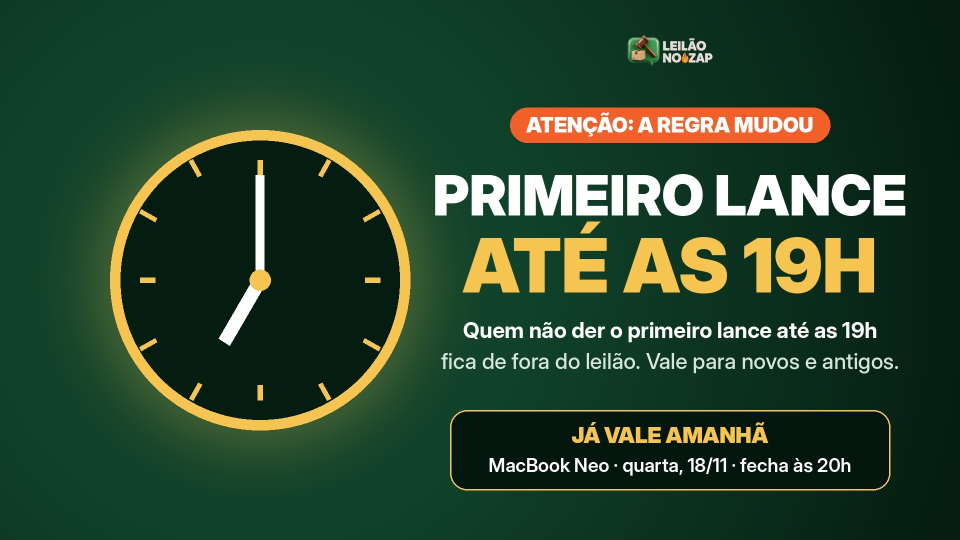
#> input picture marketing/semana-2026-11-16/regra-primeiro-lance-19h/A-site-1920x1080.jpg, 1920 x 1080 px, given in place of logo-horizontal-transparente.png, which was not available (shown at 1/2 size)
$ python alerta.py
#> lines starting #> are read from the running program, lines starting #| are printed output that depends on the picture
# ESTILO C · ALERTA (17/11, pedido da Natália: "bem chamativo para ninguém reclamar"): faixas de perigo amarelo/preto,
# triângulo de alerta, vermelho para a regra. Mesmo conteúdo (vale no leilão do MacBook de qua 18/11, fecha 20h).
import os
import numpy as np
from PIL import Image, ImageDraw, ImageFont
AQ = os.path.dirname(os.path.abspath(__file__)); OUT = os.path.dirname(AQ); MK = '/home/user/Leil-onozaplivoo/marketing'
F = lambda p, t: ImageFont.truetype(f'/usr/share/fonts/opentype/inter/InterDisplay-{p}.otf', t)
AMA, PRETO, VERM, BR, ESC, OURO = (255, 205, 0), (18, 18, 18), (220, 30, 38), (255, 255, 255), (5, 28, 17), (245, 196, 81)
LOGO = Image.open(f'{MK}/marca/logo-horizontal-transparente.png').convert('RGBA')

def cabe(d, t, peso, tam, larg):
    while d.textlength(t, font=F(peso, tam)) > larg and tam > 18: tam -= 2
    return F(peso, tam)
def faixa(b, y, h):
    W = b.width; s = Image.new('RGBA', (W + 2 * h, h), AMA); d = ImageDraw.Draw(s); w = int(h * .9)
    for x in range(-h, W + 2 * h, 2 * w): d.polygon([(x, h), (x + w, h), (x + w + h, 0), (x + h, 0)], fill=PRETO)
    b.alpha_composite(s.crop((h, 0, h + W, h)), (0, int(y)))
def triangulo(d, cx, cy, r):
    p = [(cx, cy - r), (cx + r * .95, cy + r * .72), (cx - r * .95, cy + r * .72)]
    d.polygon(p, fill=AMA); d.line(p + [p[0]], fill=PRETO, width=max(6, int(r * .1)), joint='curve')
    d.text((cx, cy + r * .2), '!', font=F('Black', int(r * 1.15)), fill=PRETO, anchor='mm')
def logo(b, cx, y, larg):
    lg = LOGO.copy(); lg.thumbnail((larg, larg)); b.alpha_composite(lg, (int(cx - lg.width / 2), int(y)))
def centro(d, W, y, t, peso, tam, cor, larg=None):
    f = cabe(d, t, peso, tam, larg or W * .9); d.text((W / 2, y), t, font=f, fill=cor, anchor='mm'); return f.size

def alerta(W, H, nome, u, ys):
    b = Image.new('RGBA', (W, H), PRETO + (255,)); fh = int(70 * u); faixa(b, 0, fh); faixa(b, H - fh, fh); d = ImageDraw.Draw(b)
    triangulo(d, W / 2, ys['tri'], int(120 * u))
    centro(d, W, ys['atencao'], 'ATENÇÃO!', 'Black', int(150 * u), AMA)
    centro(d, W, ys['mudou'], 'A REGRA DO LEILÃO MUDOU', 'Black', int(62 * u), BR)
    # bloco vermelho com a regra
    d.rounded_rectangle((W * .05, ys['bloco'], W * .95, ys['bloco'] + ys['bloco_h']), int(30 * u), fill=VERM)
    centro(d, W, ys['bloco'] + ys['bloco_h'] * .28, 'PRIMEIRO LANCE', 'Black', int(84 * u), BR, W * .82)
    centro(d, W, ys['bloco'] + ys['bloco_h'] * .68, 'SÓ ATÉ AS 19H', 'Black', int(120 * u), AMA, W * .82)
    y = ys['corpo']
    for t, peso, cor in (('Quem não der o primeiro lance até as 19h', 'Bold', BR), ('NÃO PARTICIPA do leilão.', 'Black', AMA),
                          ('Vale para TODOS: clientes novos e antigos.', 'Bold', BR)):
        s_ = centro(d, W, y, t, peso, int(46 * u), cor, W * .88); y += s_ * 1.35
    d.rounded_rectangle((W * .08, ys['box'], W * .92, ys['box'] + ys['box_h']), int(26 * u), outline=AMA, width=max(3, int(4 * u)))
    centro(d, W, ys['box'] + ys['box_h'] * .33, 'JÁ VALE AMANHÃ', 'Black', int(46 * u), AMA, W * .78)
    centro(d, W, ys['box'] + ys['box_h'] * .70, 'MacBook Neo · quarta, 18/11 · fecha às 20h', 'SemiBold', int(38 * u), BR, W * .78)
    if ys.get('logo'): logo(b, W / 2, ys['logo'], int(150 * u))
    b.convert('RGB').save(f'{OUT}/{nome}', quality=94); print('ok', nome)

alerta(1080, 1920, 'C-ALERTA-story-status-1080x1920.jpg', 1.0, dict(tri=250, atencao=470, mudou=590, bloco=680, bloco_h=330, corpo=1110, box=1370, box_h=200, logo=1640))
#> in faixa, `s = Image.new('RGBA', (W + 2 * h, h), AMA)`:
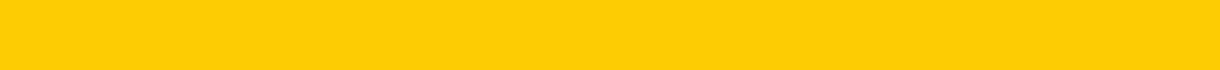
#> s: PIL image 1220x70 RGBA; mean R, G, B, A 255, 205, 0, 255
#> in faixa, `b.alpha_composite(s.crop((h, 0, h + W, h)), (0, int(y)))`:
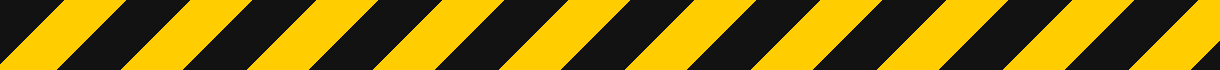
#> s: PIL image 1220x70 RGBA; mean R, G, B, A 136.1, 111.2, 9, 255
#> the loop in alerta, `for t, peso, cor in (('Quem não der o primeiro lance até as 19h', 'Bol..` made 3 passes
#> y on passes 1 to 3: 1172.1, 1234.2, 1296.3
#> after the loop in alerta, `for t, peso, cor in (('Quem não der o primeiro lance até as 19h', 'Bol..`: y = 1296.3
#| ok C-ALERTA-story-status-1080x1920.jpg
alerta(1080, 1350, 'C-ALERTA-feed-1080x1350.jpg', .82, dict(tri=180, atencao=335, mudou=430, bloco=490, bloco_h=270, corpo=830, box=1040, box_h=165))
#> call 2 of alerta, with W = 1080, H = 1350, nome = 'C-ALERTA-feed-1080x1350.jpg', u = 0.82
#> call 4 of faixa, with y = 1293, h = 57
#> in faixa (call 4), `b.alpha_composite(s.crop((h, 0, h + W, h)), (0, int(y)))`:
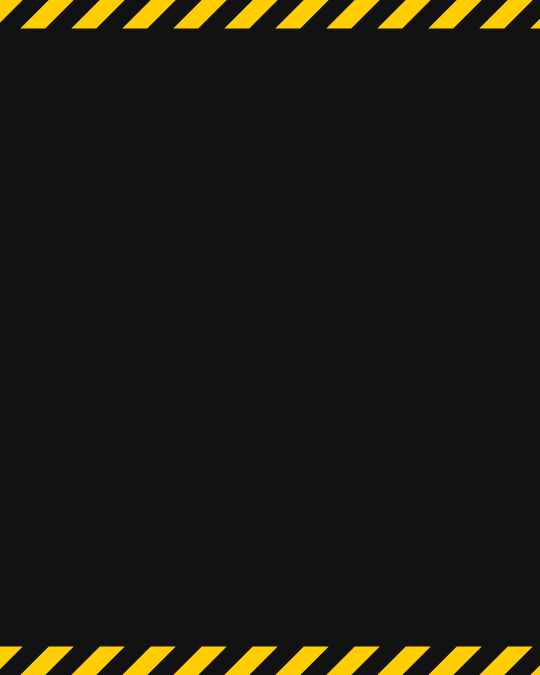
#> b: PIL image 1080x1350 RGBA (shown at 1/2 size); mean R, G, B, A 27.7, 25.6, 17.3, 255
#> the loop in alerta (call 2), `for t, peso, cor in (('Quem não der o primeiro lance até as 19h', 'Bol..` made 3 passes
#> y on passes 1 to 3: 880, 929.9, 979.9
#> after the loop in alerta (call 2), `for t, peso, cor in (('Quem não der o primeiro lance até as 19h', 'Bol..`: y = 979.9
#> in alerta (call 2), `b.convert('RGB').save(f'{OUT}/{nome}', quality=94)`:
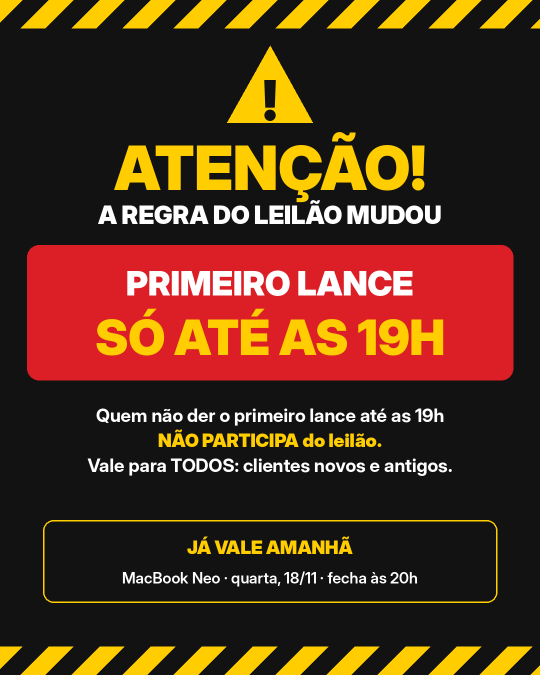
#> saved as C-ALERTA-feed-1080x1350.jpg: PIL image 1080x1350 RGB (shown at 1/2 size); mean R, G, B 81.6, 48.2, 27.7
#| ok C-ALERTA-feed-1080x1350.jpg
alerta(1080, 1080, 'C-ALERTA-whatsapp-1080x1080.jpg', .68, dict(tri=150, atencao=275, mudou=350, bloco=395, bloco_h=225, corpo=680, box=860, box_h=135))
#> call 3 of alerta, with W = 1080, H = 1080, nome = 'C-ALERTA-whatsapp-1080x1080.jpg', u = 0.68
#> in faixa (call 6), `b.alpha_composite(s.crop((h, 0, h + W, h)), (0, int(y)))`:
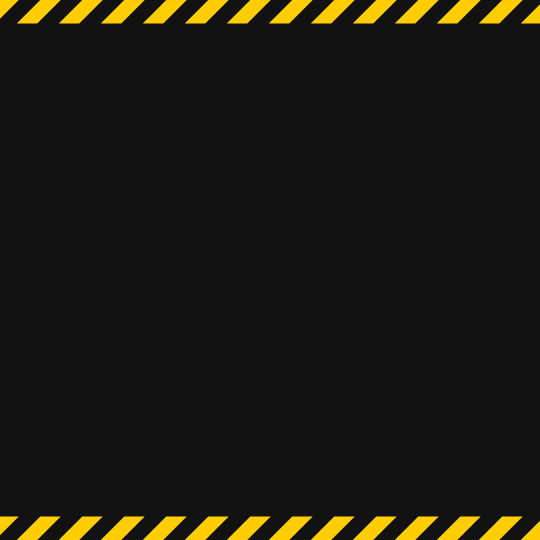
#> b: PIL image 1080x1080 RGBA (shown at 1/2 size); mean R, G, B, A 28, 25.9, 17.2, 255
#> the loop in alerta (call 3), `for t, peso, cor in (('Quem não der o primeiro lance até as 19h', 'Bol..` made 3 passes
#> y on passes 1 to 3: 721.9, 763.7, 805.6
#> after the loop in alerta (call 3), `for t, peso, cor in (('Quem não der o primeiro lance até as 19h', 'Bol..`: y = 805.6
#> in alerta (call 3), `b.convert('RGB').save(f'{OUT}/{nome}', quality=94)`:
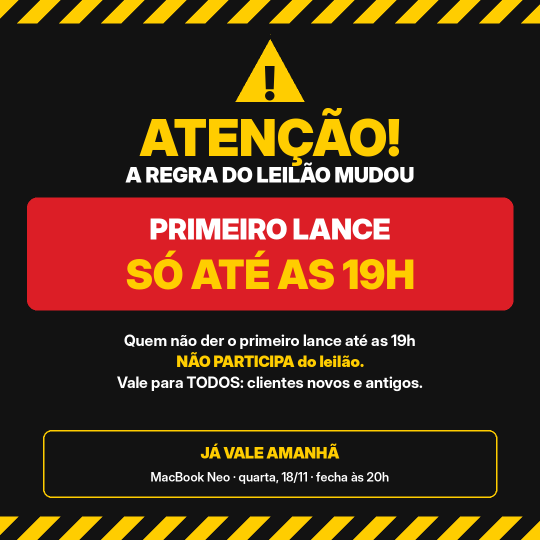
#> saved as C-ALERTA-whatsapp-1080x1080.jpg: PIL image 1080x1080 RGB (shown at 1/2 size); mean R, G, B 81.5, 46.1, 27
#| ok C-ALERTA-whatsapp-1080x1080.jpg

# site: faixa de alerta 1920x500
W, H = 1920, 500; b = Image.new('RGBA', (W, H), PRETO + (255,)); faixa(b, 0, 46); faixa(b, H - 46, 46); d = ImageDraw.Draw(b)
triangulo(d, 210, 250, 130)
d.text((400, 140), 'ATENÇÃO: A REGRA MUDOU!', font=F('Black', 70), fill=AMA, anchor='lm')
d.rounded_rectangle((390, 195, 1520, 285), 20, fill=VERM); d.text((415, 240), 'PRIMEIRO LANCE SÓ ATÉ AS 19H', font=F('Black', 64), fill=BR, anchor='lm')
d.text((400, 330), 'Quem não der o primeiro lance até as 19h NÃO PARTICIPA do leilão. Vale para todos.', font=cabe(d, 'Quem não der o primeiro lance até as 19h NÃO PARTICIPA do leilão. Vale para todos.', 'Bold', 40, 1460), fill=BR, anchor='lm')
d.text((400, 395), 'Já vale amanhã: MacBook Neo · quarta, 18/11 · fecha às 20h', font=F('Black', 38), fill=AMA, anchor='lm')
b.convert('RGB').save(f'{OUT}/C-ALERTA-site-faixa-1920x500.jpg', quality=94); print('ok faixa')
#> after `b.convert('RGB').save(f'{OUT}/C-ALERTA-site-faixa-1920x500.jpg', quali`:
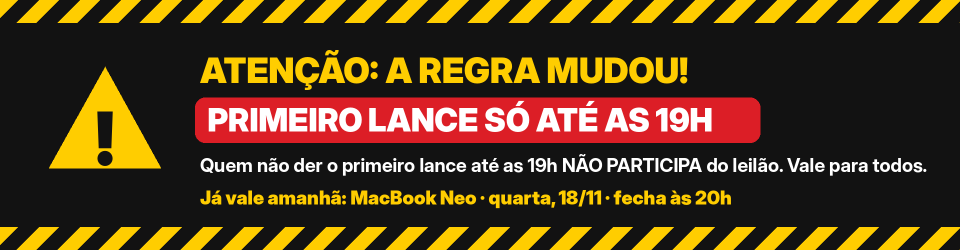
#> saved as C-ALERTA-site-faixa-1920x500.jpg: PIL image 1920x500 RGB (shown at 1/2 size); mean R, G, B 82, 59.5, 27.9
#| ok faixa
